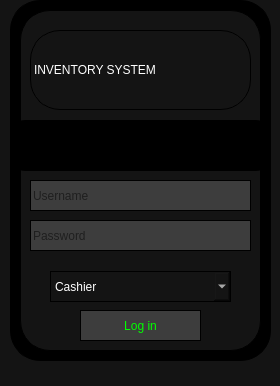
<?xml version="1.0" encoding="UTF-8"?>
<ui version="4.0">
 <class>Login</class>
 <widget class="QMainWindow" name="Login">
  <property name="geometry">
   <rect>
    <x>0</x>
    <y>0</y>
    <width>280</width>
    <height>386</height>
   </rect>
  </property>
  <property name="minimumSize">
   <size>
    <width>280</width>
    <height>386</height>
   </size>
  </property>
  <property name="maximumSize">
   <size>
    <width>280</width>
    <height>386</height>
   </size>
  </property>
  <property name="windowTitle">
   <string>Log in</string>
  </property>
  <property name="styleSheet">
   <string notr="true">background:rgb(20, 20, 20);</string>
  </property>
  <widget class="QWidget" name="centralwidget">
   <widget class="QFrame" name="Login_Frame">
    <property name="geometry">
     <rect>
      <x>10</x>
      <y>0</y>
      <width>261</width>
      <height>361</height>
     </rect>
    </property>
    <property name="styleSheet">
     <string notr="true">background:rgb(0, 0, 0);
Border-radius: 30px;
border-style: outset;
border-width: 1px;
border-color: rgb(0, 0, 0);</string>
    </property>
    <property name="frameShape">
     <enum>QFrame::StyledPanel</enum>
    </property>
    <property name="frameShadow">
     <enum>QFrame::Raised</enum>
    </property>
    <widget class="QLineEdit" name="Username_Line">
     <property name="geometry">
      <rect>
       <x>20</x>
       <y>180</y>
       <width>221</width>
       <height>31</height>
      </rect>
     </property>
     <property name="styleSheet">
      <string notr="true">font: 9pt &quot;Arial&quot;;
border-style: outset;
border-width: 1px;
border-color: rgb(0, 0, 0);
background:rgb(61, 61, 61);</string>
     </property>
     <property name="maxLength">
      <number>12</number>
     </property>
     <property name="placeholderText">
      <string>Username</string>
     </property>
    </widget>
    <widget class="QLineEdit" name="Password_Line">
     <property name="geometry">
      <rect>
       <x>20</x>
       <y>220</y>
       <width>221</width>
       <height>31</height>
      </rect>
     </property>
     <property name="styleSheet">
      <string notr="true">font: 9pt &quot;Arial&quot;;
border-style: outset;
border-width: 1px;
border-color: rgb(0, 0, 0);
background:rgb(61, 61, 61);</string>
     </property>
     <property name="text">
      <string/>
     </property>
     <property name="maxLength">
      <number>16</number>
     </property>
     <property name="echoMode">
      <enum>QLineEdit::Password</enum>
     </property>
     <property name="placeholderText">
      <string>Password</string>
     </property>
    </widget>
    <widget class="QFrame" name="Login_Frame3">
     <property name="geometry">
      <rect>
       <x>10</x>
       <y>10</y>
       <width>241</width>
       <height>341</height>
      </rect>
     </property>
     <property name="styleSheet">
      <string notr="true">background:rgb(20, 20, 20);</string>
     </property>
     <property name="frameShape">
      <enum>QFrame::StyledPanel</enum>
     </property>
     <property name="frameShadow">
      <enum>QFrame::Raised</enum>
     </property>
     <widget class="QFrame" name="Login_Frame2">
      <property name="geometry">
       <rect>
        <x>-10</x>
        <y>110</y>
        <width>261</width>
        <height>51</height>
       </rect>
      </property>
      <property name="styleSheet">
       <string notr="true">Border-radius: 15px;
image: url(:/profile/6915987.png);
border-width: 0px;
background:rgb(0, 0, 0)</string>
      </property>
      <property name="frameShape">
       <enum>QFrame::StyledPanel</enum>
      </property>
      <property name="frameShadow">
       <enum>QFrame::Raised</enum>
      </property>
     </widget>
     <widget class="QLabel" name="LogIn_Label">
      <property name="geometry">
       <rect>
        <x>10</x>
        <y>20</y>
        <width>221</width>
        <height>80</height>
       </rect>
      </property>
      <property name="palette">
       <palette>
        <active>
         <colorrole role="WindowText">
          <brush brushstyle="SolidPattern">
           <color alpha="255">
            <red>255</red>
            <green>255</green>
            <blue>255</blue>
           </color>
          </brush>
         </colorrole>
         <colorrole role="Button">
          <brush brushstyle="SolidPattern">
           <color alpha="255">
            <red>20</red>
            <green>20</green>
            <blue>20</blue>
           </color>
          </brush>
         </colorrole>
         <colorrole role="ButtonText">
          <brush brushstyle="SolidPattern">
           <color alpha="255">
            <red>0</red>
            <green>255</green>
            <blue>0</blue>
           </color>
          </brush>
         </colorrole>
         <colorrole role="Base">
          <brush brushstyle="SolidPattern">
           <color alpha="255">
            <red>20</red>
            <green>20</green>
            <blue>20</blue>
           </color>
          </brush>
         </colorrole>
         <colorrole role="Window">
          <brush brushstyle="SolidPattern">
           <color alpha="255">
            <red>20</red>
            <green>20</green>
            <blue>20</blue>
           </color>
          </brush>
         </colorrole>
        </active>
        <inactive>
         <colorrole role="WindowText">
          <brush brushstyle="SolidPattern">
           <color alpha="255">
            <red>255</red>
            <green>255</green>
            <blue>255</blue>
           </color>
          </brush>
         </colorrole>
         <colorrole role="Button">
          <brush brushstyle="SolidPattern">
           <color alpha="255">
            <red>20</red>
            <green>20</green>
            <blue>20</blue>
           </color>
          </brush>
         </colorrole>
         <colorrole role="ButtonText">
          <brush brushstyle="SolidPattern">
           <color alpha="255">
            <red>0</red>
            <green>255</green>
            <blue>0</blue>
           </color>
          </brush>
         </colorrole>
         <colorrole role="Base">
          <brush brushstyle="SolidPattern">
           <color alpha="255">
            <red>20</red>
            <green>20</green>
            <blue>20</blue>
           </color>
          </brush>
         </colorrole>
         <colorrole role="Window">
          <brush brushstyle="SolidPattern">
           <color alpha="255">
            <red>20</red>
            <green>20</green>
            <blue>20</blue>
           </color>
          </brush>
         </colorrole>
        </inactive>
        <disabled>
         <colorrole role="WindowText">
          <brush brushstyle="SolidPattern">
           <color alpha="255">
            <red>120</red>
            <green>120</green>
            <blue>120</blue>
           </color>
          </brush>
         </colorrole>
         <colorrole role="Button">
          <brush brushstyle="SolidPattern">
           <color alpha="255">
            <red>20</red>
            <green>20</green>
            <blue>20</blue>
           </color>
          </brush>
         </colorrole>
         <colorrole role="ButtonText">
          <brush brushstyle="SolidPattern">
           <color alpha="255">
            <red>120</red>
            <green>120</green>
            <blue>120</blue>
           </color>
          </brush>
         </colorrole>
         <colorrole role="Base">
          <brush brushstyle="SolidPattern">
           <color alpha="255">
            <red>20</red>
            <green>20</green>
            <blue>20</blue>
           </color>
          </brush>
         </colorrole>
         <colorrole role="Window">
          <brush brushstyle="SolidPattern">
           <color alpha="255">
            <red>20</red>
            <green>20</green>
            <blue>20</blue>
           </color>
          </brush>
         </colorrole>
        </disabled>
       </palette>
      </property>
      <property name="styleSheet">
       <string notr="true">font: 75 16pt &quot;MS Serif&quot;;</string>
      </property>
      <property name="text">
       <string>INVENTORY SYSTEM</string>
      </property>
     </widget>
     <widget class="QPushButton" name="Login_Button">
      <property name="geometry">
       <rect>
        <x>60</x>
        <y>300</y>
        <width>121</width>
        <height>31</height>
       </rect>
      </property>
      <property name="palette">
       <palette>
        <active>
         <colorrole role="Button">
          <brush brushstyle="SolidPattern">
           <color alpha="255">
            <red>61</red>
            <green>61</green>
            <blue>61</blue>
           </color>
          </brush>
         </colorrole>
         <colorrole role="ButtonText">
          <brush brushstyle="SolidPattern">
           <color alpha="255">
            <red>0</red>
            <green>255</green>
            <blue>0</blue>
           </color>
          </brush>
         </colorrole>
         <colorrole role="Base">
          <brush brushstyle="SolidPattern">
           <color alpha="255">
            <red>61</red>
            <green>61</green>
            <blue>61</blue>
           </color>
          </brush>
         </colorrole>
         <colorrole role="Window">
          <brush brushstyle="SolidPattern">
           <color alpha="255">
            <red>61</red>
            <green>61</green>
            <blue>61</blue>
           </color>
          </brush>
         </colorrole>
        </active>
        <inactive>
         <colorrole role="Button">
          <brush brushstyle="SolidPattern">
           <color alpha="255">
            <red>61</red>
            <green>61</green>
            <blue>61</blue>
           </color>
          </brush>
         </colorrole>
         <colorrole role="ButtonText">
          <brush brushstyle="SolidPattern">
           <color alpha="255">
            <red>0</red>
            <green>255</green>
            <blue>0</blue>
           </color>
          </brush>
         </colorrole>
         <colorrole role="Base">
          <brush brushstyle="SolidPattern">
           <color alpha="255">
            <red>61</red>
            <green>61</green>
            <blue>61</blue>
           </color>
          </brush>
         </colorrole>
         <colorrole role="Window">
          <brush brushstyle="SolidPattern">
           <color alpha="255">
            <red>61</red>
            <green>61</green>
            <blue>61</blue>
           </color>
          </brush>
         </colorrole>
        </inactive>
        <disabled>
         <colorrole role="Button">
          <brush brushstyle="SolidPattern">
           <color alpha="255">
            <red>61</red>
            <green>61</green>
            <blue>61</blue>
           </color>
          </brush>
         </colorrole>
         <colorrole role="ButtonText">
          <brush brushstyle="SolidPattern">
           <color alpha="255">
            <red>120</red>
            <green>120</green>
            <blue>120</blue>
           </color>
          </brush>
         </colorrole>
         <colorrole role="Base">
          <brush brushstyle="SolidPattern">
           <color alpha="255">
            <red>61</red>
            <green>61</green>
            <blue>61</blue>
           </color>
          </brush>
         </colorrole>
         <colorrole role="Window">
          <brush brushstyle="SolidPattern">
           <color alpha="255">
            <red>61</red>
            <green>61</green>
            <blue>61</blue>
           </color>
          </brush>
         </colorrole>
        </disabled>
       </palette>
      </property>
      <property name="cursor">
       <cursorShape>PointingHandCursor</cursorShape>
      </property>
      <property name="styleSheet">
       <string notr="true">Border-radius: 30px;
background:rgb(61, 61, 61);
border-style: outset;
border-width: 1px;
border-color: rgb(0, 0, 0);
font: 75 11pt &quot;Perpetua Titling MT&quot;;</string>
      </property>
      <property name="text">
       <string>Log in</string>
      </property>
     </widget>
     <widget class="QComboBox" name="comboBox">
      <property name="geometry">
       <rect>
        <x>30</x>
        <y>261</y>
        <width>181</width>
        <height>31</height>
       </rect>
      </property>
      <property name="palette">
       <palette>
        <active>
         <colorrole role="WindowText">
          <brush brushstyle="SolidPattern">
           <color alpha="255">
            <red>255</red>
            <green>255</green>
            <blue>255</blue>
           </color>
          </brush>
         </colorrole>
         <colorrole role="Button">
          <brush brushstyle="SolidPattern">
           <color alpha="255">
            <red>20</red>
            <green>20</green>
            <blue>20</blue>
           </color>
          </brush>
         </colorrole>
         <colorrole role="Text">
          <brush brushstyle="SolidPattern">
           <color alpha="255">
            <red>255</red>
            <green>255</green>
            <blue>255</blue>
           </color>
          </brush>
         </colorrole>
         <colorrole role="ButtonText">
          <brush brushstyle="SolidPattern">
           <color alpha="255">
            <red>255</red>
            <green>255</green>
            <blue>255</blue>
           </color>
          </brush>
         </colorrole>
         <colorrole role="Base">
          <brush brushstyle="SolidPattern">
           <color alpha="255">
            <red>20</red>
            <green>20</green>
            <blue>20</blue>
           </color>
          </brush>
         </colorrole>
         <colorrole role="Window">
          <brush brushstyle="SolidPattern">
           <color alpha="255">
            <red>20</red>
            <green>20</green>
            <blue>20</blue>
           </color>
          </brush>
         </colorrole>
         <colorrole role="PlaceholderText">
          <brush brushstyle="NoBrush">
           <color alpha="128">
            <red>255</red>
            <green>255</green>
            <blue>255</blue>
           </color>
          </brush>
         </colorrole>
        </active>
        <inactive>
         <colorrole role="WindowText">
          <brush brushstyle="SolidPattern">
           <color alpha="255">
            <red>255</red>
            <green>255</green>
            <blue>255</blue>
           </color>
          </brush>
         </colorrole>
         <colorrole role="Button">
          <brush brushstyle="SolidPattern">
           <color alpha="255">
            <red>20</red>
            <green>20</green>
            <blue>20</blue>
           </color>
          </brush>
         </colorrole>
         <colorrole role="Text">
          <brush brushstyle="SolidPattern">
           <color alpha="255">
            <red>255</red>
            <green>255</green>
            <blue>255</blue>
           </color>
          </brush>
         </colorrole>
         <colorrole role="ButtonText">
          <brush brushstyle="SolidPattern">
           <color alpha="255">
            <red>255</red>
            <green>255</green>
            <blue>255</blue>
           </color>
          </brush>
         </colorrole>
         <colorrole role="Base">
          <brush brushstyle="SolidPattern">
           <color alpha="255">
            <red>20</red>
            <green>20</green>
            <blue>20</blue>
           </color>
          </brush>
         </colorrole>
         <colorrole role="Window">
          <brush brushstyle="SolidPattern">
           <color alpha="255">
            <red>20</red>
            <green>20</green>
            <blue>20</blue>
           </color>
          </brush>
         </colorrole>
         <colorrole role="PlaceholderText">
          <brush brushstyle="NoBrush">
           <color alpha="128">
            <red>255</red>
            <green>255</green>
            <blue>255</blue>
           </color>
          </brush>
         </colorrole>
        </inactive>
        <disabled>
         <colorrole role="WindowText">
          <brush brushstyle="SolidPattern">
           <color alpha="255">
            <red>255</red>
            <green>255</green>
            <blue>255</blue>
           </color>
          </brush>
         </colorrole>
         <colorrole role="Button">
          <brush brushstyle="SolidPattern">
           <color alpha="255">
            <red>20</red>
            <green>20</green>
            <blue>20</blue>
           </color>
          </brush>
         </colorrole>
         <colorrole role="Text">
          <brush brushstyle="SolidPattern">
           <color alpha="255">
            <red>255</red>
            <green>255</green>
            <blue>255</blue>
           </color>
          </brush>
         </colorrole>
         <colorrole role="ButtonText">
          <brush brushstyle="SolidPattern">
           <color alpha="255">
            <red>255</red>
            <green>255</green>
            <blue>255</blue>
           </color>
          </brush>
         </colorrole>
         <colorrole role="Base">
          <brush brushstyle="SolidPattern">
           <color alpha="255">
            <red>20</red>
            <green>20</green>
            <blue>20</blue>
           </color>
          </brush>
         </colorrole>
         <colorrole role="Window">
          <brush brushstyle="SolidPattern">
           <color alpha="255">
            <red>20</red>
            <green>20</green>
            <blue>20</blue>
           </color>
          </brush>
         </colorrole>
         <colorrole role="PlaceholderText">
          <brush brushstyle="NoBrush">
           <color alpha="128">
            <red>255</red>
            <green>255</green>
            <blue>255</blue>
           </color>
          </brush>
         </colorrole>
        </disabled>
       </palette>
      </property>
      <property name="styleSheet">
       <string notr="true">color: rgb(255, 255, 255);</string>
      </property>
      <item>
       <property name="text">
        <string>Cashier</string>
       </property>
      </item>
      <item>
       <property name="text">
        <string>Manager</string>
       </property>
      </item>
      <item>
       <property name="text">
        <string>Admin</string>
       </property>
      </item>
     </widget>
    </widget>
    <zorder>Login_Frame3</zorder>
    <zorder>Username_Line</zorder>
    <zorder>Password_Line</zorder>
   </widget>
  </widget>
  <widget class="QStatusBar" name="statusbar"/>
 </widget>
 <resources>
  <include location="www.qrc"/>
  <include location="POS System UI/profile.qrc"/>
 </resources>
 <connections/>
</ui>
